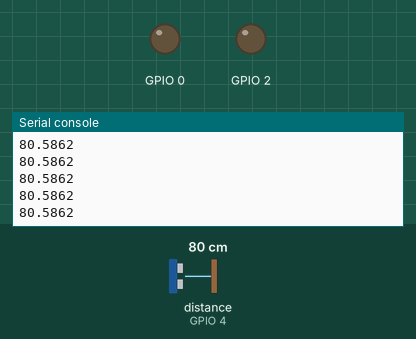
A program run on a simulated ESP8266 board running MicroPython. Shown: output pins drawn as LEDs (lit = HIGH), the last lines printed to the serial console. The test bench sets the inputs (shaded band); at power-on: distance to the obstacle (sensor on GPIO 4) 80 cm. The echo pulse lasts 58.3 µs per cm; pins used as bus, display or sensor lines are not drawn.

Above: at 1.2 s.
1.3 s: distance to the obstacle (sensor on GPIO 4) set to 2 cm
At 2.1 s:
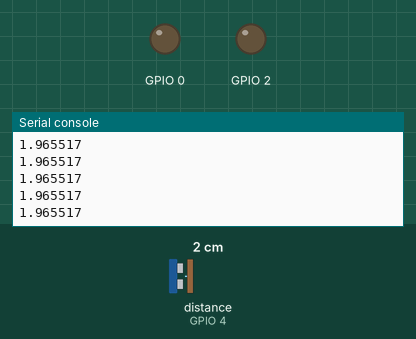
2.8 s: distance to the obstacle (sensor on GPIO 4) set to 4 cm
At 3.5 s:
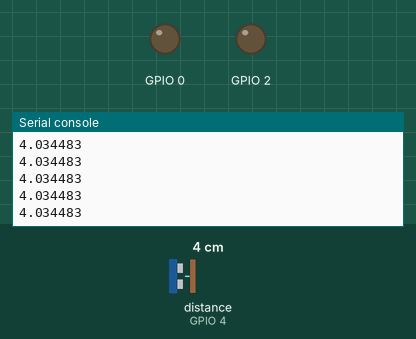
Timing chart, 0 to 5.8 s (numbered marks = the images above; inputs shaded):
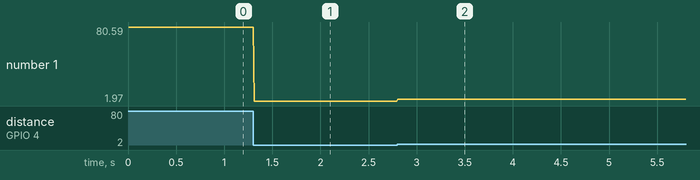

Measured:
- after the input at 1.3 s, the serial console: prints a new line at once (image 1)
- after the input at 2.8 s, the serial console: prints a new line at once (image 2)
- plotted number 1: 80.59 → 1.97 after the input at 1.3 s, 1.97 → 4.03 after the input at 2.8 s

The program:

main.py
```python
import machine
import utime
#import time


#machine.Pin(2, machine.Pin.OUT)


while True:
  trig=machine.Pin(5, machine.Pin.OUT)
  trig.off() #//stop reading
  utime.sleep_us(1)
  trig.on()
  utime.sleep_us(1)
  trig.off()
  echo=machine.Pin(4, machine.Pin.IN)
  while echo.value() == 0:
    pass
  t1 = utime.ticks_us()
  while echo.value() == 1:
    pass
  t2 = utime.ticks_us()
  cm = (t2 - t1) / 58.0
  print(cm)
  if cm < 30:
    machine.Pin(2, machine.Pin.OUT)
    machine.Pin(0, machine.Pin.OUT)
  else:
    machine.Pin(2, machine.Pin.IN)
    machine.Pin(0, machine.Pin.IN)


  utime.sleep(.01)
```
